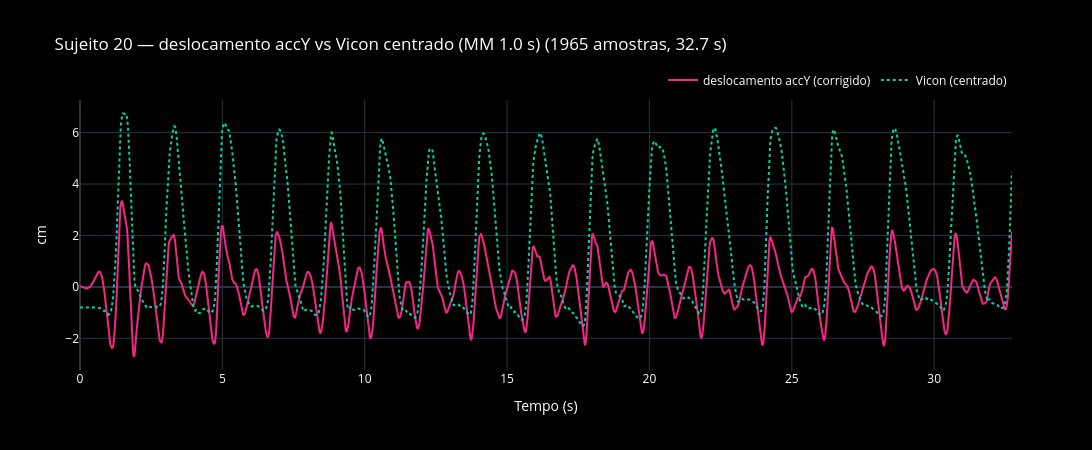

The cell this chart's notebook holds for it:
### Code cell
plotar_deslocamento_com_vicon(SUJEITO)

### Figure 1 — Plotly figure (JSON) as saved in the notebook; plotly's stock layout.template omitted (floating-point values rounded to 4 significant figures; data arrays with more than 128 entries replaced by an {"elided": "..."} marker saying what was removed)
{"data": [{"line": {"color": "#f72585", "width": 2}, "mode": "lines", "name": "deslocamento accY (corrigido)", "type": "scatter", "x": {"elided": "1965 float values"}, "y": {"elided": "1965 float values"}}, {"line": {"color": "#00d4aa", "dash": "dot", "width": 2}, "mode": "lines", "name": "Vicon (centrado)", "type": "scatter", "x": {"elided": "1965 float values"}, "y": {"elided": "1965 float values"}}], "layout": {"font": {"color": "white"}, "height": 450, "legend": {"orientation": "h", "x": 1, "xanchor": "right", "y": 1.02, "yanchor": "bottom"}, "paper_bgcolor": "black", "plot_bgcolor": "black", "title": {"text": "Sujeito 20 — deslocamento accY vs Vicon centrado (MM 1.0 s) (1965 amostras, 32.7 s)"}, "width": 1200, "xaxis": {"title": {"text": "Tempo (s)"}}, "yaxis": {"title": {"text": "cm"}}}}
